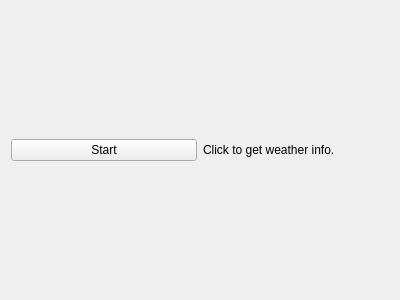
<?xml version="1.0" encoding="UTF-8"?>
<ui version="4.0">
 <class>Widget</class>
 <widget class="QWidget" name="Widget">
  <property name="geometry">
   <rect>
    <x>0</x>
    <y>0</y>
    <width>400</width>
    <height>300</height>
   </rect>
  </property>
  <property name="windowTitle">
   <string>Widget</string>
  </property>
  <layout class="QVBoxLayout" name="verticalLayout">
   <item>
    <layout class="QHBoxLayout" name="horizontalLayout">
     <item>
      <widget class="QPushButton" name="pushButton">
       <property name="text">
        <string>Start</string>
       </property>
      </widget>
     </item>
     <item>
      <widget class="QLabel" name="label_2">
       <property name="text">
        <string>Click to get weather info.</string>
       </property>
      </widget>
     </item>
    </layout>
   </item>
   <item>
    <layout class="QHBoxLayout" name="infoLayout"/>
   </item>
  </layout>
 </widget>
 <layoutdefault spacing="6" margin="11"/>
 <resources/>
 <connections/>
</ui>
